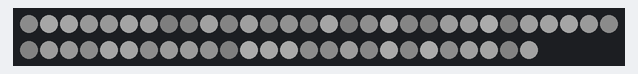
Bench run of a sketch on a simulated Arduino Uno, built with avr-gcc and run on an emulated ATmega328P. On the bench: 56 RGB LEDs in strip order, left to right, continuing on the next row. Dim RGB values are drawn brighter than linear; random numbers use the default seed unless the sketch sets one.

Above: at 3.17 s.
At 25.78 s:
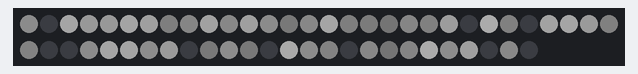

The sketch:

neopixel_code.ino
```cpp
//include FastLED library
#include<FastLED.h>

//define the number of LEDs being used
#define NUM_LEDS 56

//declare an array of LEDs
CRGB leds[NUM_LEDS];

//dclare an array of hues and an array of bright
float hues[NUM_LEDS];
float bright[NUM_LEDS];
float change[NUM_LEDS];

int hue = 30;

int waitTime = 5;

void setup() {
  delay(3000);
  //add the LEDs and set brightness
  LEDS.addLeds<WS2812B, 5, GRB>(leds, NUM_LEDS);
  LEDS.setBrightness(80);

  for (int i = 0; i < NUM_LEDS; i++) {
    hues[i] = random(255);
    bright[i] = random(50,200);
    change[i] = random(-1,1);
  }
}

void loop() {
  //go through the entire array and assign a color to each LED
  for (int i = 0; i < NUM_LEDS; i++) {
    leds[i] = CHSV(hues[i], 0, bright[i]);
    bright[i] += change[i];
    if (bright[i] > 250 || bright[i] < 5) {
      change[i] *= -1;
    }
  }


  //display the colors
  LEDS.show();
  delay(waitTime);
}
```
